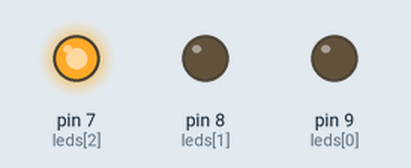
Recording of a sketch running on a simulated Arduino Uno, built with avr-gcc and run on an emulated ATmega328P. On the bench: output pins drawn as LEDs (lit = HIGH).

Above: at 1.0 s.
At 2.2 s:
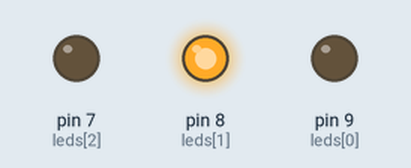
At 3.7 s:
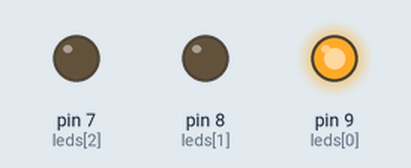
Timing chart, 0 to 6.5 s (numbered marks = the images above):
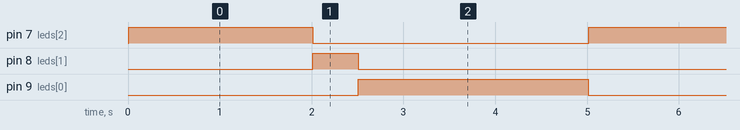

Measured:
- by itself, pin 7 (leds[2]): alternates HIGH for 2.0 s and LOW for 3.0 s
- by itself, pin 8 (leds[1]): alternates HIGH for 0.50 s and LOW for 4.5 s
- by itself, pin 9 (leds[0]): alternates HIGH for 2.5 s and LOW for 2.5 s

The sketch:

semaforo.ino
```cpp
/**
 * Programa Pisca-LED com Arduino UNO R3
 *
 * Aluno: João Pedro Iacillo Soares
 * Data: 26/03/2022
 */


/*** Variáveis e Constantes de Configuração ***/

/// Os pinos conectados aos LEDs.
const int leds[] = { 9, 8, 7 };

/// Os delays usados por cada LED ao estar ligado.
const int ledDelays[] = { 2500, 500, 2000 };


/*** Variáveis e Constantes ***/

/// O tamanho da lista de LEDs.
const int ledsLength = sizeof(leds) / sizeof(int);

/// Índece usado pelas estruturas fors para varrer os leds.
int ledIndex;


/*** Configuração ***/

void setup()
{
  for (ledIndex = 0; ledIndex < ledsLength; ledIndex++)
    pinMode(leds[ledIndex], OUTPUT);
}


/*** Programa ***/

void loop()
{
  for (ledIndex = ledsLength; ledIndex >= 0; ledIndex--)
  {
    digitalWrite(leds[ledIndex], HIGH);
    delay(ledDelays[ledIndex]);
    digitalWrite(leds[ledIndex], LOW);
  }
}
```
